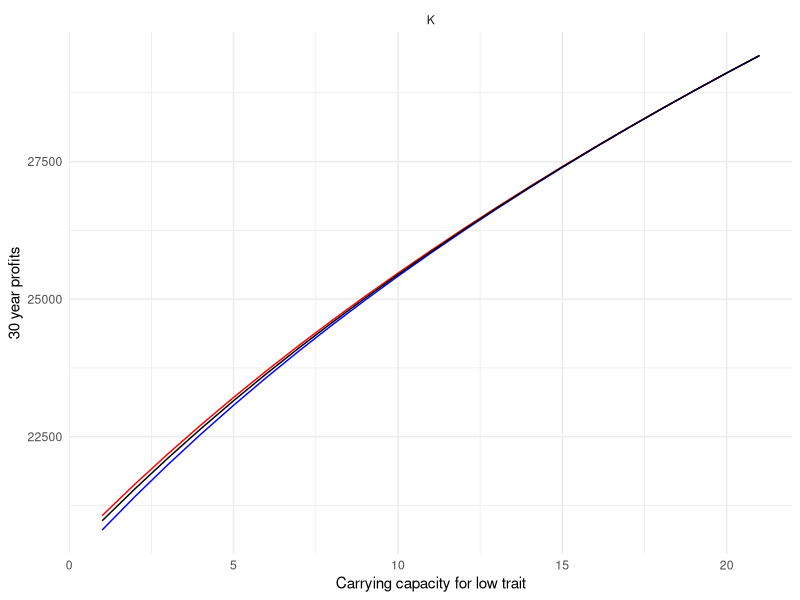
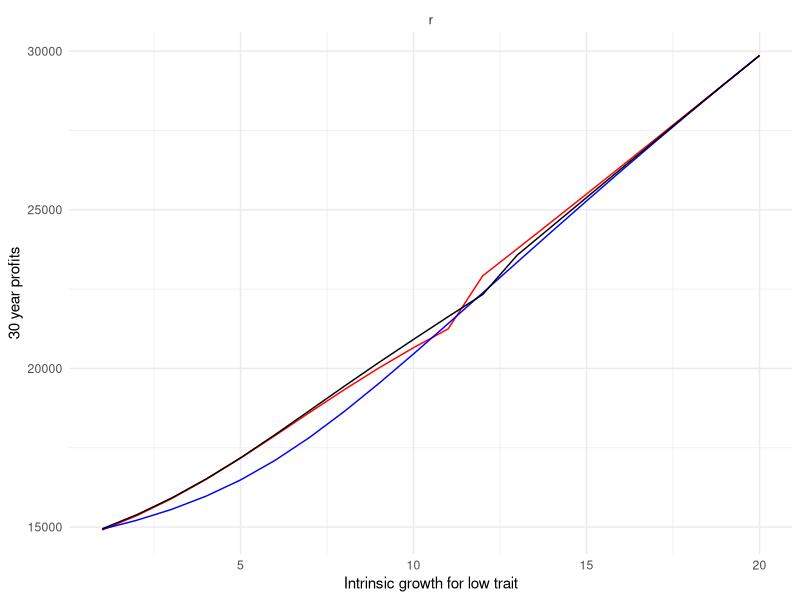
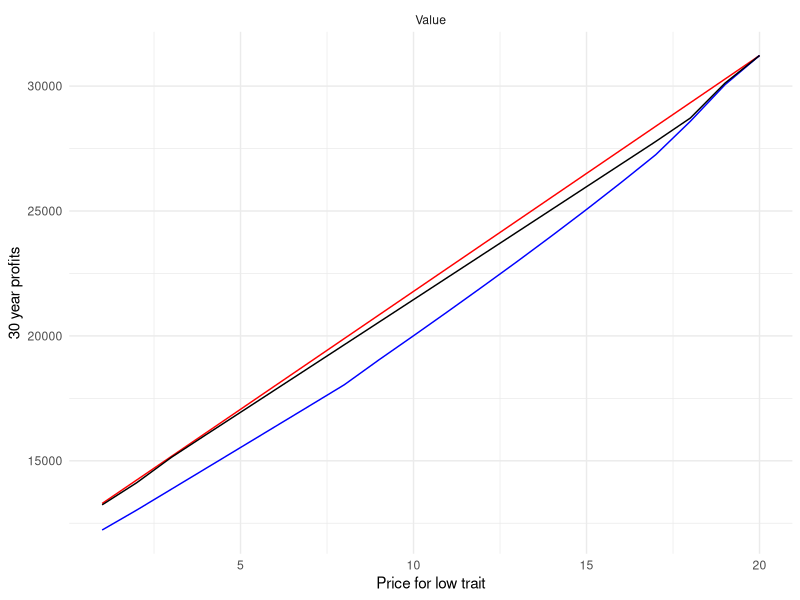
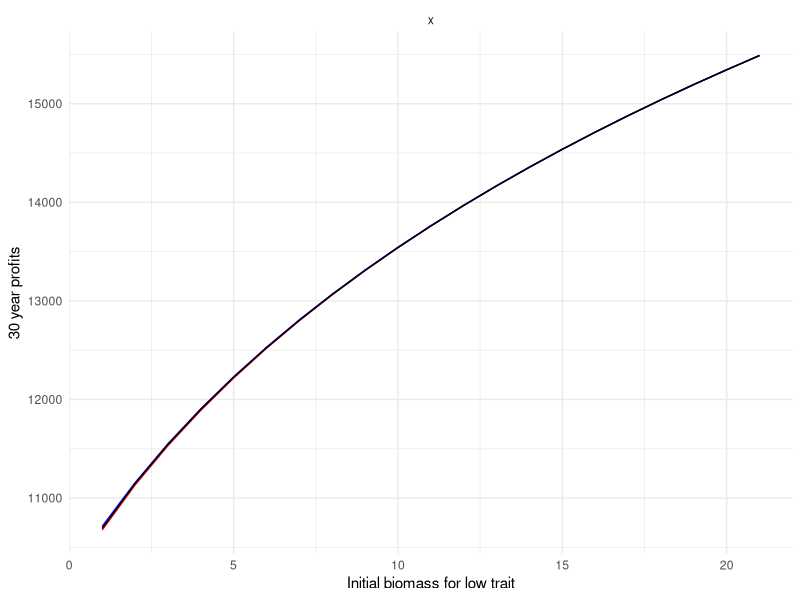

These figures' R source, in order:
## ---- chunk 1
knitr::opts_chunk$set(echo = TRUE, message=FALSE, warning=FALSE, echo=FALSE)

library(tidyverse)
library(here)
library(scales)
library(gridExtra)
library(grid)
library(kableExtra)
library(ggtext)
## ---- chunk 2
mult_df_k <- read_csv(here("working_model","multiple runs","results","mult_k.csv")) %>% 
  mutate(key_variable="K")
mult_df_r <- read_csv(here("working_model","multiple runs","results","mult_r.csv"))%>% 
  mutate(key_variable="r")
mult_df_p <- read_csv(here("working_model","multiple runs","results","mult_p.csv")) %>% 
  mutate(key_variable="Value")
mult_df_x <- read_csv(here("working_model","multiple runs","results","mult_x.csv"))%>% 
  mutate(key_variable="x")

# join
NPVs_df_all <- rbind(mult_df_k, mult_df_r, mult_df_p, mult_df_x) %>% 
  select(runs, key_variable, sc1, sc2, sc3)

# rearrange table
NPVs_df_all_arr <-  reshape(NPVs_df_all, 
                            direction = "long",
                            varying = list(names(NPVs_df_all)[3:5]),
        v.names = "NPV",
        idvar = c("key_variable","runs"),
        timevar="analysis",
        times = c("sc1", "sc2", "sc3"))

NVPs_df_all_clean <- NPVs_df_all_arr%>% 
  mutate(names = case_when(
    analysis == "sc1" ~ "All Same",
    analysis =="sc2" ~ "Very Different",
    analysis =="sc3" ~ "Somewhat Different"),
    number = case_when(
    analysis == "sc1" ~ 1,
    analysis =="sc2" ~ 2,
    analysis =="sc3" ~ 3)) %>% 
  arrange(names)

# max 
# NPVs_df_all[, max:=pmax(mult_df_k,mult_df_r,mult_df_p, mult_df_x)]

## ---- chunk 3

ggplot(data = mult_df_k)+
  geom_line(aes(y=sc1, x=runs), color="red")+ 
  geom_line(aes(y=sc2, x=runs), color="blue")+ 
  geom_line(aes(y=sc3, x=runs), color="black")+ 
  theme_minimal()+
  labs(x= "Carrying capacity for low trait",
         y= "30 year profits")+
  facet_wrap(~ key_variable, nrow=3)

ggplot(data = mult_df_r)+
  geom_line(aes(y=sc1, x=runs), color="red")+ 
  geom_line(aes(y=sc2, x=runs), color="blue")+ 
  geom_line(aes(y=sc3, x=runs), color="black")+ 
  theme_minimal()+
  labs(x= "Intrinsic growth for low trait",
         y= "30 year profits")+
  facet_wrap(~ key_variable, nrow=3)

ggplot(data = mult_df_p)+
  geom_line(aes(y=sc1, x=runs), color="red")+ 
  geom_line(aes(y=sc2, x=runs), color="blue")+ 
  geom_line(aes(y=sc3, x=runs), color="black")+ 
  theme_minimal()+
  labs(x= "Price for low trait",
         y= "30 year profits")+
  facet_wrap(~ key_variable, nrow=3)

ggplot(data = mult_df_x)+
  geom_line(aes(y=sc1, x=runs), color="red")+ 
  geom_line(aes(y=sc2, x=runs), color="blue")+ 
  geom_line(aes(y=sc3, x=runs), color="black")+ 
  theme_minimal()+
  labs(x= "Initial biomass for low trait",
         y= "30 year profits")+
  facet_wrap(~ key_variable, nrow=3)
